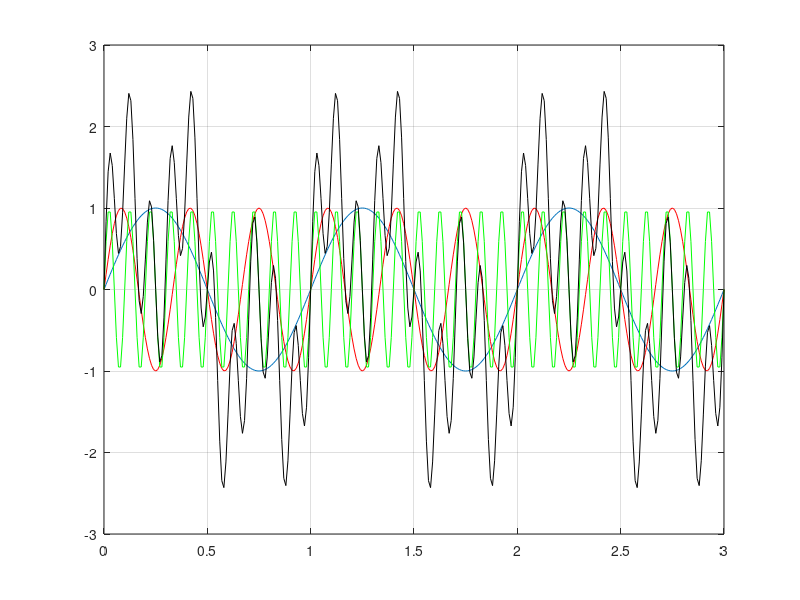

Write the MATLAB code that produced this figure. (Note: this script raises an error after producing the figure.)
clear all
close all
Tc=0.01;
t=[0:Tc:3];
x1=sin(2*pi*t*1);
x2=sin(2*pi*t*3);
x3=sin(2*pi*t*10);
x=x1+x2+x3;

figure(1)
title('segnale x somma e le sue tre componenti')
plot(t,x1)
hold on
plot(t,x2,'r')
plot(t,x3,'g')

plot(t,x,'k')
grid on
zoom on


load Hd_FIR

y11=filter(Hd_FIR,x1);
y12=filter(Hd_FIR,x2);
y13=filter(Hd_FIR,x3);
y1=filter(Hd_FIR,x);
figure(2)
title('segnale y da FIR e le sue tre componenti')
plot(t,y11)
hold on
plot(t,y12,'r')
plot(t,y13,'g')

plot(t,y1,'k')
grid on
zoom on

load HD_IIR
y21=filter(Hd_IIR,x1);
y22=filter(Hd_IIR,x2);
y23=filter(Hd_IIR,x3);
y2=filter(Hd_IIR,x);
figure(3)
title('segnale y da IIR e le sue tre componenti')
plot(t,y21)
hold on
plot(t,y22,'r')
plot(t,y23,'g')

plot(t,y2,'k')
grid on
zoom on
